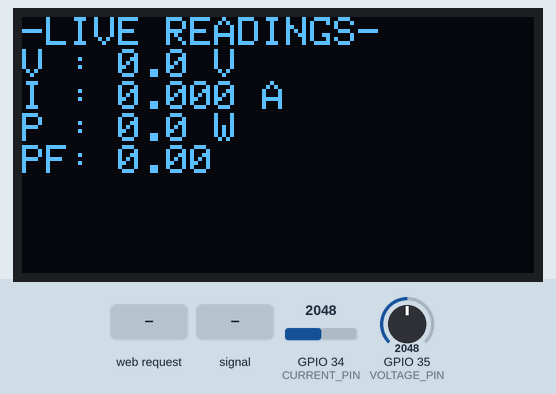
This sketch was run on a simulated ESP32. Parts: 128×64 one-colour display. Inputs (shaded band) come from the test bench; at power-on: GPIO 34 (CURRENT_PIN) = 2048, GPIO 35 (VOLTAGE_PIN) = 2048 (analog values on the 0–4095 scale). WiFi joins after 1.5 s; servers stay silent unless stated; web services answer with replies made up by the test bench; what the sketch prints to the serial monitor is not drawn.

Above: at 16.5 s.
16.6 s: GPIO 34 (CURRENT_PIN) set to 309
At 18.0 s:
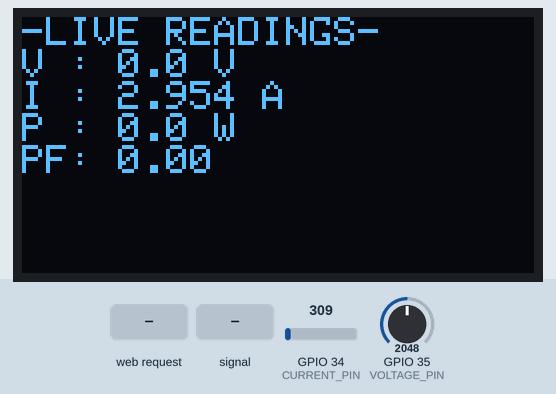
19.9 s: GPIO 34 (CURRENT_PIN) set to 262
At 22.2 s:
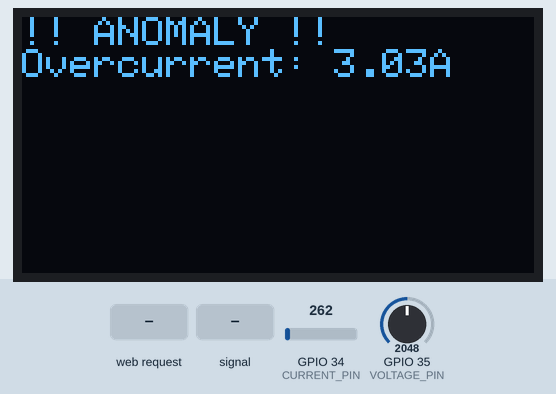
22.5 s: HTTP request GET /set_current_cal?v=0 received
At 24.4 s:
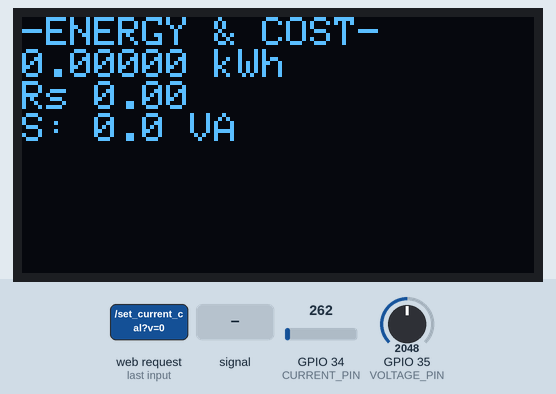
26.3 s: GPIO 35 (VOLTAGE_PIN) fed a 1000 Hz sine of ±1023 counts around its level
At 28.26 s:
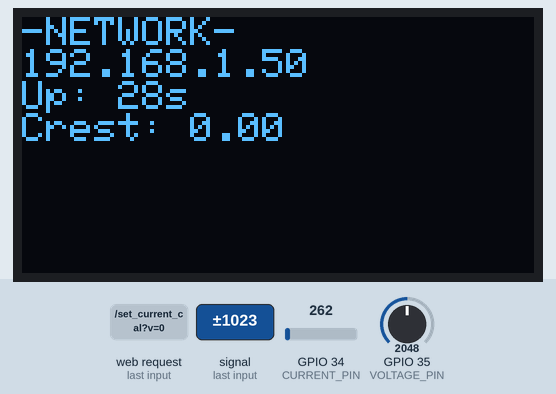
29.9 s: GPIO 35 (VOLTAGE_PIN) fed a 50 Hz sine of ±1228 counts around its level
At 33.3 s:
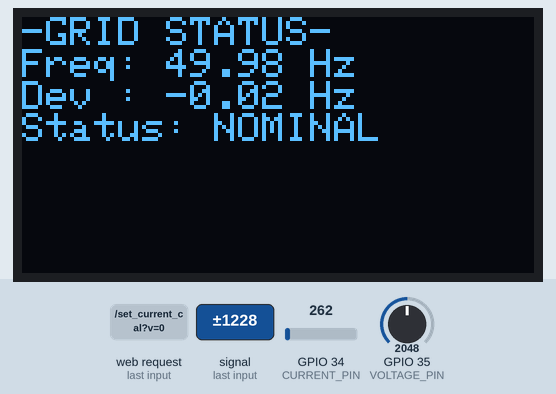
33.7 s: GPIO 35 (VOLTAGE_PIN) set to 2866
At 34.7 s:
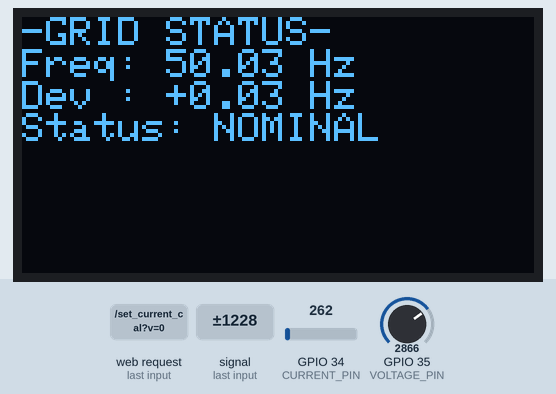
Timing chart, 0 to 36.7 s (numbered marks = the images above; inputs shaded):
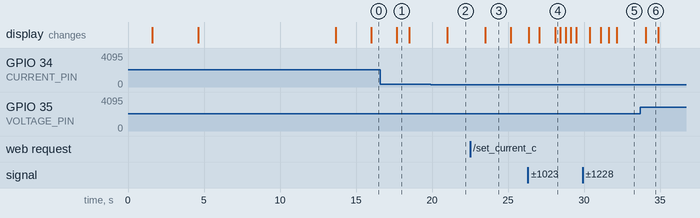

Measured:
- the behaviour switches between 283 and 282 on GPIO 34 (CURRENT_PIN) (found by bisection; images 1 and 2)
- after the input at 16.6 s, the display: changes after 1.1 s (image 1)
- after the input at 19.9 s, the display: changes after 1.1 s (image 2)
- after the input at 22.5 s, the display: changes after 1.0 s (image 3)
- what the display in image 1 shows lasts 0.8 s, from 17.7 s to 18.5 s
- what the display in image 3 shows lasts 1.7 s, from 23.5 s to 25.2 s

The sketch:

grid_iq_firmware.ino
```cpp
/* ============================================================
   GRID-IQ v5.0 — Smart Energy Monitoring System
   ESP32 + ZMPT101B + ACS712-5A + OLED
   Hitachi Energy Competition — NIT Warangal

   INNOVATIONS in v5.0:
   1. Real-time grid frequency measurement (zero-crossing method)
      Not assumed 50Hz — actually measured to 0.01Hz resolution.
      Detects grid stress before it becomes a fault.
   2. Unknown appliance flag served via /data JSON
   3. All 8 NILM features accurately extracted
   4. No relay, no THD anomaly (ESP32 ADC limitation acknowledged)
   5. ThingSpeak dashboard (field1=Vrms, field2=Irms,
                            field3=Power, field4=GridFreq)

   Grid frequency method:
   - Detect zero crossings on voltage waveform
   - Measure time between 10 consecutive crossings
   - frequency = 10 / (total_time_seconds * 2)
   - Accurate to ~0.01Hz, updates every ~200ms
============================================================ */

#include <Wire.h>
#include <Adafruit_GFX.h>
#include <Adafruit_SSD1306.h>
#include <WiFi.h>
#include <WebServer.h>
#include <ArduinoJson.h>
#include <arduinoFFT.h>
#include <HTTPClient.h>

// ==================== USER CONFIG ==========================
const char* WIFI_SSID          = "aditya";
const char* WIFI_PASS          = "0307062006";
const float MAINS_VOLTAGE_V    = 245.0f;
const float TARIFF_INR_PER_KWH =   7.0f;

// Tune: currentCalibration = (appliance_watts/245) / shown_i_rms
float currentCalibration = 0.39f;

// Overcurrent trip
const float OVERCURRENT_TRIP_A = 3.0f;
// ===========================================================

// OLED
#define SCREEN_WIDTH  128
#define SCREEN_HEIGHT  64
Adafruit_SSD1306 display(SCREEN_WIDTH, SCREEN_HEIGHT, &Wire, -1);
#define SDA_PIN 21
#define SCL_PIN 22

// Pins
#define CURRENT_PIN 34
#define VOLTAGE_PIN 35

// ADC
const float ADC_REF    = 3.3f;
const float ADC_MAX    = 4095.0f;
const float ACS712_VPA = 0.185f;   // 5A module

// Noise floor
const float CURRENT_FLOOR_A = 0.05f;

// FFT
#define FFT_SAMPLES 256
double fftReal[FFT_SAMPLES], fftImag[FFT_SAMPLES];
ArduinoFFT<double> FFT = ArduinoFFT<double>(
  fftReal, fftImag, FFT_SAMPLES, 4000.0
);

// Calibration
float currentOffset      = 2048;
float voltageOffset      = 2048;
float currentNoiseCounts = 0;
float voltageCalibration = 1.0f;

// Published readings
float g_Vrms = 0, g_Irms = 0, g_P = 0, g_S = 0;
float g_PF   = 0, g_Q   = 0, g_Crest = 0, g_THD = 0;
float g_EnergyWh = 0, g_CostINR = 0;
float g_GridFreqHz = 50.0f;
bool  g_Anomaly  = false;
String g_AnomalyMsg = "";
unsigned long g_UptimeS = 0;

unsigned long lastEnergyMs   = 0;
unsigned long lastPageFlipMs = 0;
int           oledPage       = 0;
String        myIP           = "...";

WebServer server(80);

// ---- ThingSpeak ----
const char*   TS_API_KEY           = "D1CI0EJEUMWXF5WN";
const char*   TS_URL               = "http://api.thingspeak.com/update";
unsigned long lastTSMs             = 0;
const unsigned long TS_INTERVAL_MS = 15000UL;   // ThingSpeak minimum = 15s

// =============================================================
//  ADC HELPER
// =============================================================
struct AdcStats { float mean, rms, mn, mx; };

AdcStats sampleADC(int pin, unsigned long windowMs) {
  analogRead(pin); analogRead(pin);
  unsigned long t0 = millis();
  long n = 0; double sum = 0; int mn = 4095, mx = 0;
  while (millis() - t0 < windowMs) {
    int r = analogRead(pin);
    sum += r;
    if (r < mn) mn = r;
    if (r > mx) mx = r;
    n++;
  }
  float mean = (float)(sum / n);
  t0 = millis(); double sq = 0; long n2 = 0;
  while (millis() - t0 < windowMs) {
    float d = analogRead(pin) - mean;
    sq += (double)d * d; n2++;
  }
  return { mean, (float)sqrt(sq/n2), (float)mn, (float)mx };
}

// =============================================================
//  GRID FREQUENCY MEASUREMENT — zero crossing method
//  Measures time across 10 zero crossings on voltage waveform.
//  Frequency = number_of_half_cycles / total_time
//  Accurate to ~0.01Hz, not affected by ADC non-linearity.
// =============================================================
float measureGridFrequency() {
  const int NUM_CROSSINGS = 20;   // 10 full cycles
  unsigned long crossingTimes[NUM_CROSSINGS];
  int found = 0;

  bool lastAbove = (analogRead(VOLTAGE_PIN) > voltageOffset);
  unsigned long timeout = micros() + 500000UL;  // 500ms timeout

  while (found < NUM_CROSSINGS && micros() < timeout) {
    int raw = analogRead(VOLTAGE_PIN);
    bool above = (raw > (int)voltageOffset);
    if (above != lastAbove) {
      crossingTimes[found++] = micros();
      lastAbove = above;
      delayMicroseconds(100);  // debounce
    }
  }

  if (found < 4) return 50.0f;  // not enough crossings — return nominal

  // Average period from all crossing intervals
  double totalTime = 0;
  for (int i = 1; i < found; i++) {
    totalTime += (crossingTimes[i] - crossingTimes[i-1]);
  }
  double avgHalfPeriodUs = totalTime / (found - 1);
  float freq = 1000000.0f / (2.0f * avgHalfPeriodUs);

  // Sanity check — grid frequency is always 48-52Hz
  if (freq < 48.0f || freq > 52.0f) return 50.0f;
  return freq;
}

// =============================================================
//  CALIBRATION
// =============================================================
void calibrateSensors() {
  Serial.println("\n=== CALIBRATING ===");
  display.clearDisplay(); display.setCursor(0,0);
  display.setTextSize(1); display.setTextColor(SSD1306_WHITE);
  display.println("GRID-IQ v5.0");
  display.println("Calibrating...");
  display.println("Unplug appliances!");
  display.display();
  delay(2000);

  double offC = 0, noiseC = 0;
  for (int k = 0; k < 5; k++) {
    AdcStats c = sampleADC(CURRENT_PIN, 200);
    offC   += c.mean;
    noiseC += c.rms;
  }
  currentOffset      = offC   / 5;
  currentNoiseCounts = noiseC / 5;

  double offV = 0;
  for (int k = 0; k < 5; k++) {
    AdcStats v = sampleADC(VOLTAGE_PIN, 200);
    offV += v.mean;
  }
  voltageOffset = offV / 5;

  double voltSq = 0;
  for (int k = 0; k < 5; k++) {
    AdcStats v = sampleADC(VOLTAGE_PIN, 250);
    voltSq += (double)v.rms * (double)v.rms;
  }
  float vRms = sqrt(voltSq / 5);
  voltageCalibration = (vRms > 1.0f) ? (MAINS_VOLTAGE_V / vRms) : 1.0f;

  Serial.printf("currentOffset=%.1f noiseRMS=%.2f\n",
                currentOffset, currentNoiseCounts);
  Serial.printf("voltageOffset=%.1f voltScale=%.4f\n",
                voltageOffset, voltageCalibration);

  // Test grid frequency measurement
  float freq = measureGridFrequency();
  Serial.printf("Grid frequency: %.2f Hz\n", freq);
  Serial.println("=== CALIBRATION DONE ===\n");

  display.clearDisplay(); display.setCursor(0,0);
  display.println("Calibration OK!");
  display.printf("Grid: %.2f Hz\n", freq);
  display.display();
  delay(1500);
}

// =============================================================
//  MEASURE
// =============================================================
void measure() {
  // Current
  analogRead(CURRENT_PIN); analogRead(CURRENT_PIN);
  unsigned long t0 = millis();
  double sqI = 0; long nI = 0; double peakI = 0;
  int fftIdx = 0;
  while (millis() - t0 < 150) {
    int r  = analogRead(CURRENT_PIN);
    float d = r - currentOffset;
    sqI += (double)d * d; nI++;
    if (fabs(d) > peakI) peakI = fabs(d);
    if (fftIdx < FFT_SAMPLES) {
      fftReal[fftIdx] = d;
      fftImag[fftIdx] = 0;
      fftIdx++;
    }
  }
  float rmsCounts = sqrt(sqI / nI);
  float sigCounts = rmsCounts*rmsCounts - currentNoiseCounts*currentNoiseCounts;
  sigCounts = (sigCounts > 0) ? sqrt(sigCounts) : 0.0f;
  float Irms = (sigCounts * ADC_REF / ADC_MAX / ACS712_VPA)
               * currentCalibration;
  if (Irms < CURRENT_FLOOR_A) Irms = 0.0f;
  float peakAmps = (peakI * ADC_REF / ADC_MAX / ACS712_VPA)
                   * currentCalibration;
  float Crest = (Irms > 0.01f) ? (peakAmps / Irms) : 0.0f;

  // Voltage
  analogRead(VOLTAGE_PIN); analogRead(VOLTAGE_PIN);
  t0 = millis(); double sqV = 0; long nV = 0;
  while (millis() - t0 < 150) {
    float d = analogRead(VOLTAGE_PIN) - voltageOffset;
    sqV += (double)d * d; nV++;
  }
  float vRms = sqrt(sqV / nV);
  float Vrms  = (vRms > 2.0f) ? (vRms * voltageCalibration) : 0.0f;

  float S  = Vrms * Irms;
  float P  = S;
  float PF = (S > 0.5f) ? 1.0f : 0.0f;
  float Q  = 0.0f;

  // THD (display only — ESP32 ADC non-linearity acknowledged)
  float THD = 0.0f;
  if (fftIdx >= FFT_SAMPLES) {
    FFT.windowing(FFTWindow::Hamming, FFTDirection::Forward);
    FFT.compute(FFTDirection::Forward);
    FFT.complexToMagnitude();
    int fb = round(50.0 / (4000.0 / FFT_SAMPLES));
    double fm = fftReal[max(1,fb)] + 1e-9, hs = 0;
    for (int h = 2; h <= 9; h++) {
      int b = fb*h;
      if (b < FFT_SAMPLES/2) hs += fftReal[b];
    }
    THD = (float)(hs/fm);
  }

  // Grid frequency — measure every loop
  g_GridFreqHz = measureGridFrequency();

  // Energy
  unsigned long now = millis();
  float dtH = (now - lastEnergyMs) / 3600000.0f;
  lastEnergyMs = now;
  if (P > 0) g_EnergyWh += P * dtH;
  g_CostINR = (g_EnergyWh / 1000.0f) * TARIFF_INR_PER_KWH;
  g_UptimeS = now / 1000;

  // Anomaly — overcurrent only
  g_Anomaly = false; g_AnomalyMsg = "";
  if (Irms > OVERCURRENT_TRIP_A) {
    g_Anomaly    = true;
    g_AnomalyMsg = "Overcurrent: " + String(Irms,2) + "A";
  }

  g_Vrms = Vrms; g_Irms = Irms; g_P = P;
  g_S = S; g_PF = PF; g_Q = Q; g_Crest = Crest; g_THD = THD;
}

// =============================================================
//  OLED — 4 pages
// =============================================================
void updateOLED() {
  if (millis() - lastPageFlipMs > 3000) {
    oledPage = (oledPage+1) % 4;
    lastPageFlipMs = millis();
  }
  display.clearDisplay();
  display.setTextColor(SSD1306_WHITE);
  display.setTextSize(1);

  if (g_Anomaly) {
    display.setCursor(0,0); display.println("!! ANOMALY !!");
    display.println(g_AnomalyMsg.substring(0,21));
  } else if (oledPage == 0) {
    display.setCursor(0,0); display.println("-LIVE READINGS-");
    display.printf("V : %.1f V\n",  g_Vrms);
    display.printf("I : %.3f A\n",  g_Irms);
    display.printf("P : %.1f W\n",  g_P);
    display.printf("PF: %.2f\n",    g_PF);
  } else if (oledPage == 1) {
    display.setCursor(0,0); display.println("-GRID STATUS-");
    display.printf("Freq: %.2f Hz\n", g_GridFreqHz);
    float dev = g_GridFreqHz - 50.0f;
    display.printf("Dev : %+.2f Hz\n", dev);
    display.println(fabs(dev) < 0.2f ? "Status: NOMINAL" :
                    fabs(dev) < 0.5f ? "Status: CAUTION" :
                                       "Status: ALERT!");
  } else if (oledPage == 2) {
    display.setCursor(0,0); display.println("-ENERGY & COST-");
    display.printf("%.5f kWh\n",    g_EnergyWh/1000.0f);
    display.printf("Rs %.2f\n",     g_CostINR);
    display.printf("S: %.1f VA\n",  g_S);
  } else {
    display.setCursor(0,0); display.println("-NETWORK-");
    display.println(myIP);
    display.printf("Up: %lus\n",    g_UptimeS);
    display.printf("Crest: %.2f\n", g_Crest);
  }
  display.display();
}

// =============================================================
//  HTTP ENDPOINTS
// =============================================================
void handleData() {
  StaticJsonDocument<600> doc;
  doc["v_rms"]        = round(g_Vrms   * 10)   / 10.0;
  doc["i_rms"]        = round(g_Irms   * 1000) / 1000.0;
  doc["p_real"]       = round(g_P      * 10)   / 10.0;
  doc["s_apparent"]   = round(g_S      * 10)   / 10.0;
  doc["pf"]           = round(g_PF     * 1000) / 1000.0;
  doc["q_reactive"]   = round(g_Q      * 10)   / 10.0;
  doc["crest_factor"] = round(g_Crest  * 100)  / 100.0;
  doc["thd"]          = round(g_THD    * 1000) / 1000.0;
  doc["energy_wh"]    = g_EnergyWh;
  doc["cost_inr"]     = round(g_CostINR * 100)  / 100.0;
  doc["anomaly"]      = g_Anomaly;
  doc["anomaly_msg"]  = g_AnomalyMsg;
  doc["grid_freq_hz"] = round(g_GridFreqHz * 100) / 100.0;
  doc["uptime_s"]     = g_UptimeS;
  String out; serializeJson(doc, out);
  server.sendHeader("Access-Control-Allow-Origin","*");
  server.send(200,"application/json",out);
}

void handleStatus() {
  String h = "<html><body style='font-family:monospace;"
             "background:#0d1117;color:#58d9c8;padding:24px'>";
  h += "<h2>GRID-IQ v5.0 — Smart Energy Monitor</h2><pre>";
  h += "IP             : " + myIP + "\n";
  h += "currentOffset  : " + String(currentOffset,1)      + "\n";
  h += "voltageOffset  : " + String(voltageOffset,1)      + "\n";
  h += "voltageCalib   : " + String(voltageCalibration,4) + "\n";
  h += "currentCalib   : " + String(currentCalibration,4) + "\n";
  h += "ACS712         : 5A (0.185 V/A)\n";
  h += "\nLive:\n";
  h += "  v_rms        : " + String(g_Vrms,1)  + " V\n";
  h += "  i_rms        : " + String(g_Irms,3)  + " A\n";
  h += "  p_real       : " + String(g_P,1)     + " W\n";
  h += "  grid_freq_hz : " + String(g_GridFreqHz,2) + " Hz";
  float dev = g_GridFreqHz - 50.0f;
  h += (fabs(dev)<0.2f?" (NOMINAL)":(fabs(dev)<0.5f?" (CAUTION)":" (ALERT!)"));
  h += "\n  anomaly      : "
     + String(g_Anomaly ? g_AnomalyMsg : "none") + "\n";
  h += "</pre>";
  h += "<p><a href='/data'>/data</a> &nbsp;"
       "<a href='/recalibrate'>/recalibrate</a> &nbsp;"
       "<a href='/reset_energy'>/reset_energy</a> &nbsp;"
       "<a href='/set_current_cal?v=0.39'>/set_current_cal</a></p>";
  h += "</body></html>";
  server.send(200,"text/html",h);
}

void handleRecalibrate() {
  calibrateSensors();
  server.sendHeader("Access-Control-Allow-Origin","*");
  server.send(200,"text/plain",
    "OK offset=" + String(currentOffset,1) +
    " vscale="   + String(voltageCalibration,4) +
    " freq="     + String(g_GridFreqHz,2) + "Hz");
}

void handleResetEnergy() {
  g_EnergyWh = 0; g_CostINR = 0;
  server.sendHeader("Access-Control-Allow-Origin","*");
  server.send(200,"text/plain","Energy reset OK");
}

void handleSetCurrentCal() {
  if (server.hasArg("v")) {
    currentCalibration = server.arg("v").toFloat();
    server.sendHeader("Access-Control-Allow-Origin","*");
    server.send(200,"text/plain",
      "currentCalibration=" + String(currentCalibration,4));
    Serial.printf("currentCalibration: %.4f\n", currentCalibration);
  } else {
    server.send(400,"text/plain",
      "Usage: /set_current_cal?v=VALUE\n"
      "Formula: v = (appliance_watts/245) / shown_i_rms");
  }
}

// =============================================================
//  THINGSPEAK UPLOAD
// =============================================================
void sendToThingSpeak() {
  if (WiFi.status() != WL_CONNECTED) return;
  if (millis() - lastTSMs < TS_INTERVAL_MS) return;
  lastTSMs = millis();

  // field1 = Voltage (V)
  // field2 = Current (A)
  // field3 = Power   (W)
  // field4 = Grid Frequency (Hz)
  String url = String(TS_URL)
    + "?api_key=" + TS_API_KEY
    + "&field1="  + String(g_Vrms,       1)
    + "&field2="  + String(g_Irms,       3)
    + "&field3="  + String(g_P,          1)
    + "&field4="  + String(g_GridFreqHz, 2);

  HTTPClient http;
  http.begin(url);
  int code = http.GET();
  if (code > 0)
    Serial.printf("[ThingSpeak] HTTP %d  entry=%s\n", code, http.getString().c_str());
  else
    Serial.printf("[ThingSpeak] Error: %s\n", http.errorToString(code).c_str());
  http.end();
}

// =============================================================
//  SETUP
// =============================================================
void setup() {
  Serial.begin(115200);
  analogReadResolution(12);
  analogSetAttenuation(ADC_11db);

  Wire.begin(SDA_PIN, SCL_PIN);
  if (!display.begin(SSD1306_SWITCHCAPVCC, 0x3C))
    Serial.println("OLED not found!");
  display.clearDisplay();
  display.setTextColor(SSD1306_WHITE);
  display.setTextSize(1);

  // WiFi
  display.setCursor(0,0);
  display.println("Connecting WiFi...");
  display.display();
  WiFi.mode(WIFI_STA);
  WiFi.begin(WIFI_SSID, WIFI_PASS);
  Serial.print("Connecting WiFi");
  int tries = 0;
  while (WiFi.status() != WL_CONNECTED && tries++ < 40) {
    delay(500); Serial.print(".");
  }
  if (WiFi.status() == WL_CONNECTED) {
    myIP = WiFi.localIP().toString();
    Serial.println("\n==========================================");
    Serial.println("WiFi Connected! IP: " + myIP);
    Serial.println("Status: http://" + myIP + "/status");
    Serial.println("Data:   http://" + myIP + "/data");
    Serial.println("ThingSpeak: https://thingspeak.com/channels/3409707");
    Serial.println("==========================================");
    display.clearDisplay(); display.setCursor(0,0);
    display.println("WiFi OK!"); display.println(myIP);
    display.display(); delay(2000);
  } else {
    myIP = "WiFi failed";
    Serial.println("\nWiFi failed.");
  }

  delay(1000);
  calibrateSensors();
  lastEnergyMs   = millis();
  lastPageFlipMs = millis();
  lastTSMs       = millis();

  server.on("/data",            handleData);
  server.on("/status",          handleStatus);
  server.on("/recalibrate",     handleRecalibrate);
  server.on("/reset_energy",    handleResetEnergy);
  server.on("/set_current_cal", handleSetCurrentCal);
  server.begin();

  Serial.println("HTTP server started.");
  Serial.println("=== GRID-IQ v5.0 READY ===\n");
}

// =============================================================
//  LOOP
// =============================================================
void loop() {
  measure();
  updateOLED();
  server.handleClient();
  sendToThingSpeak();
}
```
